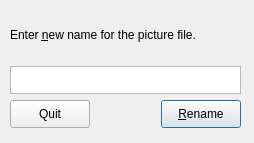
<?xml version="1.0" encoding="UTF-8"?>
<ui version="4.0">
 <class>PdRenamePic</class>
 <widget class="QDialog" name="PdRenamePic">
  <property name="geometry">
   <rect>
    <x>0</x>
    <y>0</y>
    <width>254</width>
    <height>143</height>
   </rect>
  </property>
  <property name="windowTitle">
   <string>Rename Picture</string>
  </property>
  <property name="modal">
   <bool>true</bool>
  </property>
  <widget class="QWidget" name="verticalLayoutWidget">
   <property name="geometry">
    <rect>
     <x>10</x>
     <y>10</y>
     <width>231</width>
     <height>118</height>
    </rect>
   </property>
   <layout class="QVBoxLayout" name="verticalLayout">
    <item>
     <widget class="QLabel" name="lblRenamePic">
      <property name="minimumSize">
       <size>
        <width>0</width>
        <height>0</height>
       </size>
      </property>
      <property name="text">
       <string>Enter &amp;new name for the picture file.</string>
      </property>
      <property name="buddy">
       <cstring>txtName</cstring>
      </property>
     </widget>
    </item>
    <item>
     <widget class="PicDokPlainTextEdit" name="txtName">
      <property name="maximumSize">
       <size>
        <width>16777215</width>
        <height>28</height>
       </size>
      </property>
      <property name="verticalScrollBarPolicy">
       <enum>Qt::ScrollBarAlwaysOff</enum>
      </property>
      <property name="horizontalScrollBarPolicy">
       <enum>Qt::ScrollBarAlwaysOff</enum>
      </property>
     </widget>
    </item>
    <item>
     <layout class="QHBoxLayout" name="horizontalLayout">
      <item>
       <widget class="QPushButton" name="pbQuit">
        <property name="minimumSize">
         <size>
          <width>0</width>
          <height>28</height>
         </size>
        </property>
        <property name="text">
         <string>Quit</string>
        </property>
        <property name="shortcut">
         <string>Esc</string>
        </property>
        <property name="autoDefault">
         <bool>false</bool>
        </property>
       </widget>
      </item>
      <item>
       <spacer name="horizontalSpacer">
        <property name="orientation">
         <enum>Qt::Horizontal</enum>
        </property>
        <property name="sizeHint" stdset="0">
         <size>
          <width>40</width>
          <height>20</height>
         </size>
        </property>
       </spacer>
      </item>
      <item>
       <widget class="QPushButton" name="pbRename">
        <property name="minimumSize">
         <size>
          <width>0</width>
          <height>28</height>
         </size>
        </property>
        <property name="text">
         <string>&amp;Rename</string>
        </property>
        <property name="autoDefault">
         <bool>false</bool>
        </property>
        <property name="default">
         <bool>true</bool>
        </property>
       </widget>
      </item>
     </layout>
    </item>
   </layout>
  </widget>
 </widget>
 <customwidgets>
  <customwidget>
   <class>PicDokPlainTextEdit</class>
   <extends>QPlainTextEdit</extends>
   <header>picdokplaintextedit.h</header>
  </customwidget>
 </customwidgets>
 <tabstops>
  <tabstop>txtName</tabstop>
  <tabstop>pbRename</tabstop>
  <tabstop>pbQuit</tabstop>
 </tabstops>
 <resources/>
 <connections>
  <connection>
   <sender>pbQuit</sender>
   <signal>clicked()</signal>
   <receiver>PdRenamePic</receiver>
   <slot>doQuit()</slot>
   <hints>
    <hint type="sourcelabel">
     <x>37</x>
     <y>99</y>
    </hint>
    <hint type="destinationlabel">
     <x>99</x>
     <y>100</y>
    </hint>
   </hints>
  </connection>
  <connection>
   <sender>pbRename</sender>
   <signal>clicked()</signal>
   <receiver>PdRenamePic</receiver>
   <slot>doRename()</slot>
   <hints>
    <hint type="sourcelabel">
     <x>201</x>
     <y>102</y>
    </hint>
    <hint type="destinationlabel">
     <x>156</x>
     <y>82</y>
    </hint>
   </hints>
  </connection>
 </connections>
 <slots>
  <slot>doQuit()</slot>
  <slot>doRename()</slot>
 </slots>
</ui>
